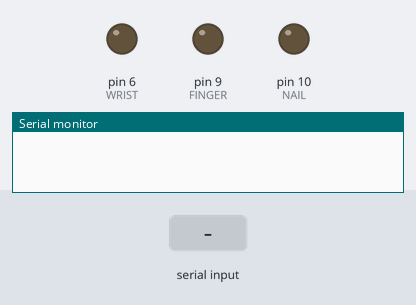
The sketch below on a simulated Arduino Uno, built with avr-gcc and run on an emulated ATmega328P. Parts: output pins drawn as LEDs (lit = HIGH), the last lines printed to the serial monitor. Inputs (shaded band) come from the test bench.

Above: at 1.2 s.
1.3 s: "90,45\n" received over Serial
At 1.7 s:
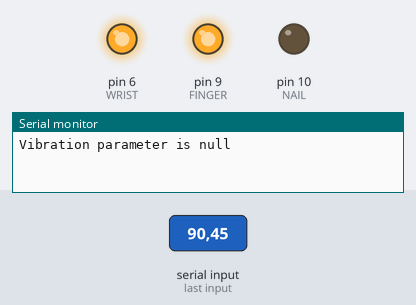
Timing chart, 0 to 4.3 s (numbered marks = the images above; inputs shaded):
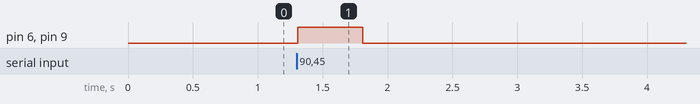

The sketch:

StrengthChangeApp.ino
```cpp
// 大きさを次第に変えることによって、ファントムセンセーションを起こすためのプログラム
// バージョン1.0 Motor_and_Motor_Vibrationを参考に1つだけの場合を作ってみた．
// バージョン2.0 位置が変化しない振動を提示できるようにする

#include <Arduino_JSON.h>
#define NAIL 10
#define FINGER 9
#define WRIST 6
#define MAXSTRENGTH 255
#define MINSTRENGTH 102
#define ZEROSTRENGTH 0
#define DEBUG false
#define RUNUPDURATION 100

const int DefaultIncreasePin = WRIST;
const int DefaultDecreasePin = FINGER;
const int DefaultVibrationDurationMs = 500;
const int DefaultPin1 = WRIST;
const int DefaultPin1VibrationStrength = MAXSTRENGTH;
const int DefaultPin2 = FINGER;
const int DefaultPin2VibrationStrength = MAXSTRENGTH;

/*

受け取る値は
大きくなるピン番号，小さくなるピン番号，大きくなる時間
で，1セット．

実際に渡す値は，
[
  {
    "IncreasingPin": "制御するピン（次第に増加する）",
    "DecreasingPin": "制御するピン（次第に減少する）",
    "VibrationDurationMs": "振動を提示する時間（Ms）"
  },
  {
  ...
  }
]
テスト用の値
[{"IncreasingPin": "10","DecreasingPin": "6","VibrationDurationMs": "2000"}]

**追加**
受け取る値に
制御ピン1，制御ピン1における振動の大きさ，制御ピン2，制御ピン2における振動の大きさ，振動を提示する時間
で，1セットを追加．

実際に渡す値は，
[
  {
    "Pin1": "制御ピン1",
    "Pin1VibrationStrength":"制御ピン1における振動の大きさ",
    "Pin2": "制御ピン2",
    "Pin2VibrationStrength":"制御ピン2における振動の大きさ",
    "VibrationDurationMs": "振動を提示する時間（Ms）"
  },
  {
  ...
  }
]
テスト用の値
[{"Pin1": "9","Pin1VibrationStrength":"255","Pin2": "10","Pin2VibrationStrength":"255","VibrationDurationMs": "2000"}]
*/

const String IncreasePinKey = "IncreasingPin";
const String DecreasePinKey = "DecreasingPin";
const String VibrationDurationMsKey = "VibrationDurationMs";
const String Pin1Key = "Pin1";
const String Pin1VibrationStrengthKey = "Pin1VibrationStrength";
const String Pin2Key = "Pin2";
const String Pin2VibrationStrengthKey = "Pin2VibrationStrength";

int IncreasePin = DefaultIncreasePin;
int DecreasePin = DefaultDecreasePin;
int VibrationDurationMs = DefaultVibrationDurationMs;
int Pin1 = DefaultPin1;
int Pin1VibrationStrength = DefaultPin1VibrationStrength;
int Pin2 = DefaultPin2;
int Pin2VibrationStrength = DefaultPin2VibrationStrength;

/*分割する区間数*/
const int SectionNumAll = 4;
int SectionNum = 0;

/*振動に関する変数*/
unsigned long start_vibration_time_ms = 0;
bool FirstIncreaseFlag = false;
int FirstVibrationDurationMs = 100;
bool isMoving = false;

void setup() {
  // put your setup code here, to run once:
  Serial.begin(9600);
  pinMode(NAIL, OUTPUT);
  pinMode(FINGER, OUTPUT);
  pinMode(WRIST, OUTPUT);
}

void DebugPrint(const String c){
  // DEBUGフラッグがtrueの時だけ表示する
  if (DEBUG){
    Serial.print(c);
  }
}

void DebugPrintln(const String c){
  // DEBUGフラッグがtrueの時だけ表示する
  if (DEBUG){
    Serial.print(c);
    Serial.print("\n");
  }
}

int GetJSONParameter(JSONVar parameter, const String key, const int default_value){
  if(parameter.hasOwnProperty(key)){
      String p_string = (const char*)parameter[key];
      DebugPrintln(p_string);
      return p_string.toInt();
  }else{
    DebugPrintln("None");
      return default_value;
  }
}


int CalVibrationStrength(bool is_increase){
  if(is_increase){
    /*振動の強さを増加する方の強さ計算（時間ごとに変化？）*/
    return (MAXSTRENGTH - MINSTRENGTH) / SectionNumAll * SectionNum + MINSTRENGTH;
  }else{
    /*振動の強さを減少する方の強さ計算（時間ごとに変化？）*/
    return MAXSTRENGTH - (MAXSTRENGTH - MINSTRENGTH) / SectionNumAll * SectionNum;
  }
}

bool isVibrate(){
  if(start_vibration_time_ms != 0){
    return
      (/*now time*/millis() - start_vibration_time_ms) < VibrationDurationMs;
  }
  return false;
}

void setMoveFlag(JSONVar parameter){
  isMoving = parameter.hasOwnProperty(IncreasePinKey);
}

bool isMove(){
  return isMoving;
}

void Init(bool isStart){
  analogWrite(IncreasePin, ZEROSTRENGTH);
  analogWrite(DecreasePin, ZEROSTRENGTH);
  SectionNum = 0;
  FirstIncreaseFlag = true;
  if(isStart){
    start_vibration_time_ms = millis();
  }else{
    Serial.println("Vibration end");
    start_vibration_time_ms = 0;
  }
}

void loop() {
  String input;

  if(Serial.available()>0){
    input = Serial.readStringUntil('\n');
    DebugPrintln(input);
    JSONVar vibration_parameters = JSON.parse(input);

    JSONVar parameter = vibration_parameters[0];
    DebugPrintln(JSON.stringify(parameter));
    setMoveFlag(parameter);

    Serial.println("Vibration parameter is " + JSON.stringify(parameter));

    if(isMove()){
      IncreasePin = GetJSONParameter(
                        /*parameter*/parameter,
                        /*key*/IncreasePinKey,
                        /*default_value*/DefaultIncreasePin
                        );
      DecreasePin = GetJSONParameter(
                        /*parameter*/parameter,
                        /*key*/DecreasePinKey,
                        /*default_value*/DefaultDecreasePin
                        );
      VibrationDurationMs = GetJSONParameter(
                        /*parameter*/parameter,
                        /*key*/VibrationDurationMsKey,
                        /*default_value*/DefaultVibrationDurationMs
                        );
    }else{
      Pin1 = GetJSONParameter(
                        /*parameter*/parameter,
                        /*key*/Pin1Key,
                        /*default_value*/DefaultPin1
                        );
      Pin1VibrationStrength = GetJSONParameter(
                        /*parameter*/parameter,
                        /*key*/Pin1VibrationStrengthKey,
                        /*default_value*/DefaultPin1VibrationStrength
                        );
      Pin2 = GetJSONParameter(
                        /*parameter*/parameter,
                        /*key*/Pin2Key,
                        /*default_value*/DefaultPin2
                        );
      Pin2VibrationStrength = GetJSONParameter(
                        /*parameter*/parameter,
                        /*key*/Pin2VibrationStrengthKey,
                        /*default_value*/DefaultPin2VibrationStrength
                        );
      VibrationDurationMs = GetJSONParameter(
                        /*parameter*/parameter,
                        /*key*/VibrationDurationMsKey,
                        /*default_value*/DefaultVibrationDurationMs
                        );
    }
    Init(/*isStart*/true);
  }

  if(isVibrate()){
    SectionNum += 1;
    if(FirstIncreaseFlag){
      if(isMove()){
        analogWrite(IncreasePin, MAXSTRENGTH);
        analogWrite(DecreasePin, MAXSTRENGTH);
      }else{
        analogWrite(Pin1, MAXSTRENGTH);
        analogWrite(Pin2, MAXSTRENGTH);
      }
      delay(FirstVibrationDurationMs);
      FirstIncreaseFlag = false;
    }
    if(isMove()){
      analogWrite(IncreasePin, CalVibrationStrength(true));
      analogWrite(DecreasePin, CalVibrationStrength(false));
    }else{
      analogWrite(Pin1, Pin1VibrationStrength);
      analogWrite(Pin2, Pin2VibrationStrength);
    }
    delay((VibrationDurationMs - FirstVibrationDurationMs)/SectionNumAll);
    if(SectionNum == SectionNumAll){
      Init(/*isStart*/false);
    }
  }else{
    analogWrite(Pin1, ZEROSTRENGTH);
    analogWrite(Pin2, ZEROSTRENGTH);
  }
}
```

Measured:
- after the input at 1.3 s, pin 6 (WRIST), pin 9 (FINGER): LOW → HIGH at once, → LOW 0.50 s later
